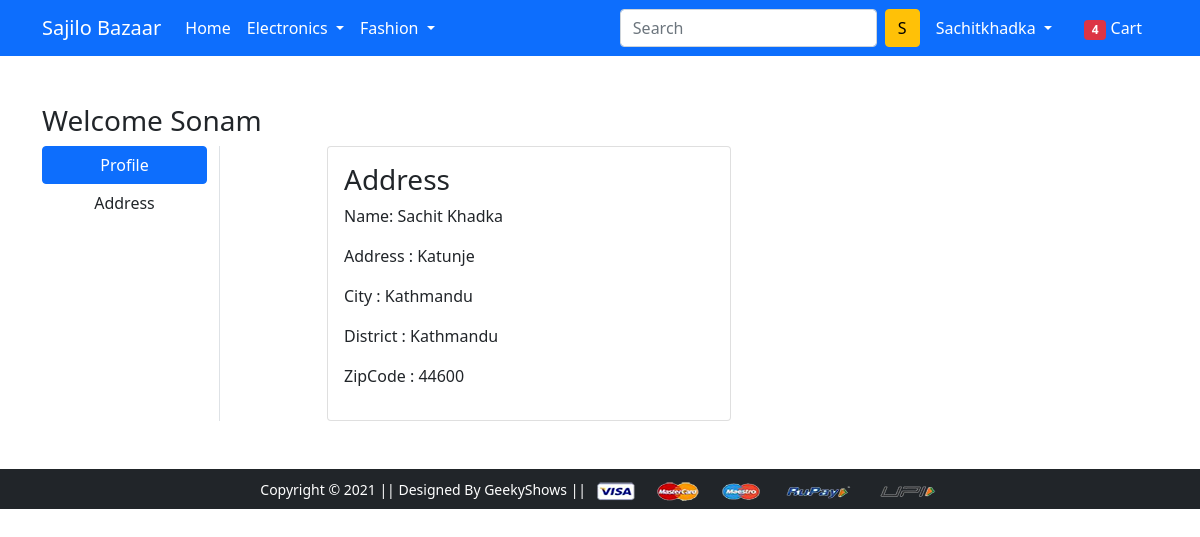
The page /address/ (signed in) on the database its author committed.
### app/models.py (models this page shows, shortened)
class Customer(models.Model):
    user=models.ForeignKey(User,on_delete=models.CASCADE)
    name=models.CharField(max_length=100)
    locality=models.CharField(max_length=200)
    city=models.CharField(max_length=100)
    zipcode=models.IntegerField()
    district=models.CharField(choices=District_Choices,max_length=100)

### app/views.py (the view)
# urls.py: path('address/', views.AddressView.as_view(), name='address'),
class AddressView(View):
 def get(self,request):
   address=Customer.objects.filter(user=request.user)
   return render(request, 'app/address.html',{
      'address':address
  })

### app/templates/app/address.html (shortened to what this page needs)
{% extends 'app/base.html' %}
{% load static %}
{% block main-content %}
<div class="container my-5">
 <div class="row">
 <h3>Welcome Sonam</h3>
  <div class="col-sm-2 border-end">
   <ul class="list-unstyled">
    <li class="d-grid"><a href="{% url 'profile' %}" class="btn btn-primary">Profile</a></li>
    <li class="d-grid"><a href="{% url 'address' %}" class="btn">Address</a></li>
   </ul>
  </div>
  <div class="col-sm-9 offset-sm-1">
   <div class="row">
    <div class="col-sm-6">
     <div class="card">
      <div class="card-body">
       <h3>Address</h3>
       {% for add in address %}
        <p>Name: {{add.name}}</p>
        <p>Address : {{add.locality}}</p>
        <p>City : {{add.city}}</p>
        <p>District : {{add.district}}</p>
        <p>ZipCode : {{add.zipcode}}</p>
       {% endfor %}
      </div>
     </div>
    </div>
   </div>
  </div>
 </div>
</div>
{% endblock main-content %}

### app/templates/app/base.html (shortened to what this page needs)
<!doctype html>
{% load static %}
<html lang="en">
  <head>
    <link href="https://cdn.jsdelivr.net/npm/bootstrap@5.0.0-beta1/dist/css/bootstrap.min.css" rel="stylesheet">
    <link rel="stylesheet" href="{% static 'app/css/owl.carousel.min.css' %}">
    <link rel="stylesheet" href="{% static 'app/css/all.min.css' %}">
    <link rel="stylesheet" href="{% static 'app/css/style.css' %}">
  </head>
  <body>
    <nav class="navbar navbar-expand-lg navbar-dark bg-primary">
     <div class="container">
       <a class="navbar-brand" href="/">Sajilo Bazaar</a>
       <div class="collapse navbar-collapse" id="navbarSupportedContent">
         <ul class="navbar-nav me-auto mb-2 mb-lg-0">
           <li class="nav-item">
             <a class="nav-link active" aria-current="page" href="/">Home</a>
           </li>
           <li class="nav-item dropdown">
             <a class="nav-link dropdown-toggle text-white" href="#" id="electronicsDropdown" role="button" data-bs-toggle="dropdown" aria-expanded="false">
               Electronics
             </a>
           </li>
           <li class="nav-item dropdown">
             <a class="nav-link dropdown-toggle text-white" href="#" id="fashionDropdown" role="button" data-bs-toggle="dropdown" aria-expanded="false">
               Fashion
             </a>
           </li>
         </ul>
         <form class="d-flex">
           <input class="form-control me-2" type="search" placeholder="Search" aria-label="Search">
           <button class="btn btn-warning" type="submit">S</button>
         </form>
         <div>
          <ul class="navbar-nav me-auto mb-2 mb-lg-0">
          {% if user.is_authenticated %}
            <li class="nav-item dropdown mx-2">
                <a class="nav-link dropdown-toggle text-white text-capitalize" href="#" id="profileDropdown" role="button" data-bs-toggle="dropdown" aria-expanded="false">
                    {{ request.user }}
                </a>
            </li>
            <li class="nav-item mx-2">
                <a href="{% url 'showcart' %}" class="nav-link text-white"><span class="badge bg-danger">4</span> Cart </a>
            </li>
           {% endif %}
          </ul>
         </div>
       </div>
     </div>
    </nav>
    {% block main-content %} {% endblock main-content %}
    <footer class="container-fluid bg-dark text-center p-2 mt-5">
        <small class="text-white">Copyright &copy; 2021 || Designed By GeekyShows || </small>
        <img src="{% static 'app/images/payment.png' %}" alt="" srcset="" class="img-fluid" height="2px">
    </footer>
  </body>
</html>

### rows shown on the page
Customer: name "Sachit Khadka", locality "Katunje", city "Kathmandu", district "Kathmandu", zipcode "44600"

### other values the page prints
{{ request.user }} "Sachitkhadka"
